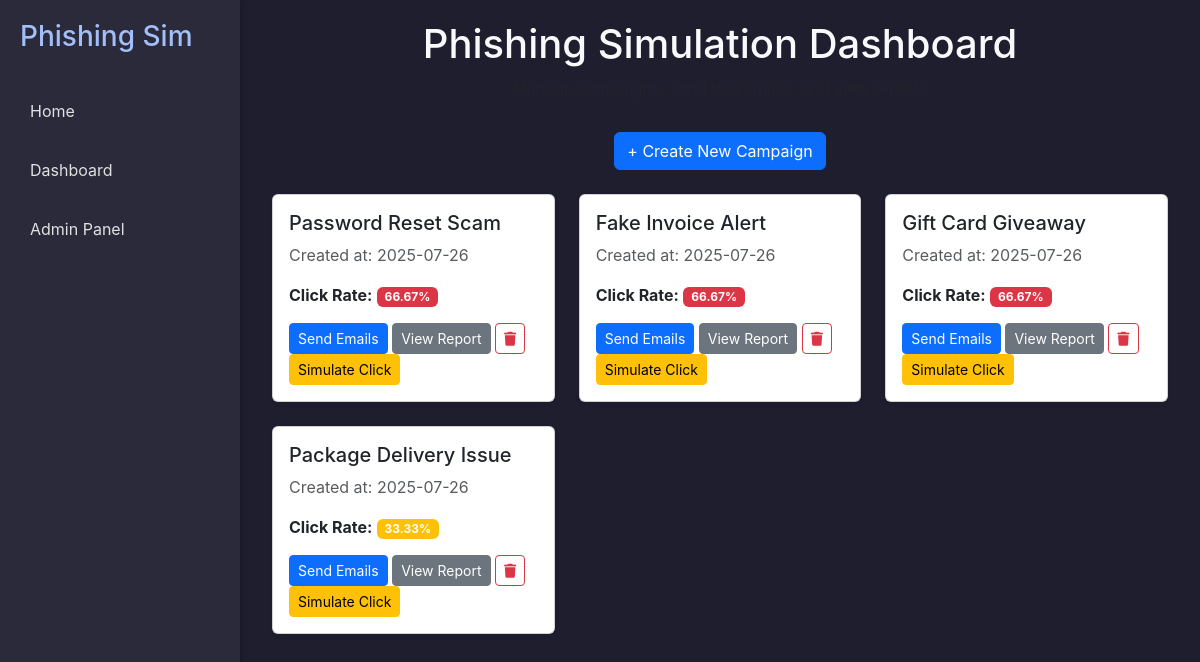
Page /home on the earlier database version.
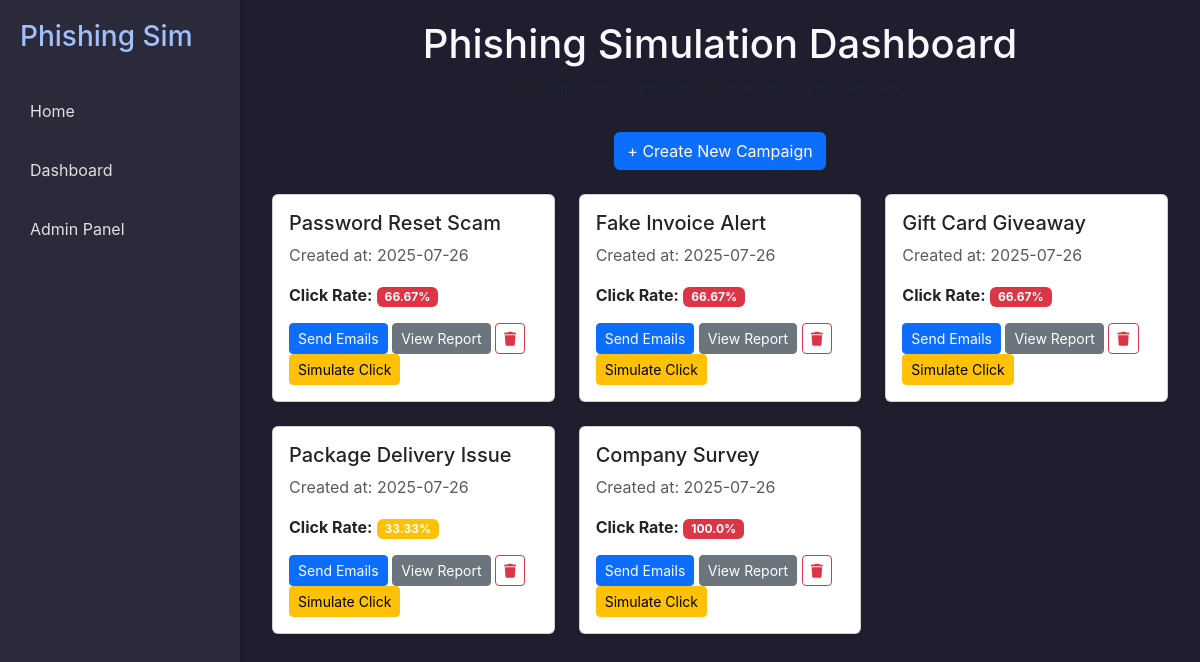
Same page on the later database version.
### models.py (models this page shows)
class Campaign(db.Model):
    __tablename__ = 'campaigns'
    id = db.Column(db.Integer, primary_key=True)
    name = db.Column(db.String(200), nullable=False)
    email_template = db.Column(db.Text, nullable=False)
    created_at = db.Column(db.DateTime, default=datetime.utcnow)
    clicks = db.relationship('Click', backref='campaign', lazy=True)

### app.py (the view)
@app.route('/home')
def home():
    campaigns = Campaign.query.all()
    campaign_data = []
    total_users = User.query.count()
    for campaign in campaigns:
        clicked_count = len(campaign.clicks)
        click_rate = round((clicked_count / total_users) * 100, 2) if total_users else 0
        campaign_data.append({
            'id': campaign.id,
            'name': campaign.name,
            'created_at': campaign.created_at,
            'click_rate': click_rate
        })
    return render_template('home.html', campaigns=campaign_data)

### templates/home.html
{% extends 'base.html' %}
{% block content %}
<div class="container">
    <div class="header text-center mb-4">
        <h1 class="text-light">Phishing Simulation Dashboard</h1>
        <p class="text-muted">Manage campaigns, send test emails, and view reports</p>
        <a href="{{ url_for('create_campaign') }}" class="btn btn-primary mt-3">+ Create New Campaign</a>
    </div>
    <div class="row">
        {% for campaign in campaigns %}
        <div class="col-md-4 mb-4">
            <div class="card shadow-sm">
                <div class="card-body">
                    <h5 class="card-title">{{ campaign.name }}</h5>
                    <p class="card-text text-muted">
                        Created at: {{ campaign.created_at.strftime('%Y-%m-%d') }}
                    </p>
                    <p class="card-text">
                        <strong>Click Rate:</strong>
                        <span class="badge
                            {% if campaign.click_rate <= 20 %} bg-success
                            {% elif campaign.click_rate <= 50 %} bg-warning
                            {% else %} bg-danger
                            {% endif %}">
                            {{ campaign.click_rate }}%
                        </span>
                    </p>
                    <a href="{{ url_for('send_emails', campaign_id=campaign.id) }}"
                       class="btn btn-primary btn-sm">Send Emails</a>
                    <a href="{{ url_for('report', campaign_id=campaign.id) }}"
                       class="btn btn-secondary btn-sm">View Report</a>
                    <form action="{{ url_for('delete_campaign', campaign_id=campaign.id) }}"
                          method="POST" style="display:inline;">
                        <button type="submit" class="btn btn-outline-danger btn-sm"
                                onclick="return confirm('Delete this campaign?');"
                                title="Delete Campaign">
                            <i class="fas fa-trash"></i>
                        </button>
                    </form>
                    <form action="{{ url_for('simulate_campaign_clicks', campaign_id=campaign.id) }}"
                          method="POST" style="display:inline;">
                        <button type="submit" class="btn btn-warning btn-sm">Simulate Click</button>
                    </form>
                </div>
            </div>
        </div>
        {% endfor %}
    </div>
</div>
{% endblock %}

Differences in the rows shown:
added Campaign: name "Company Survey", created_at "2025-07-26", click_rate "100.0"
